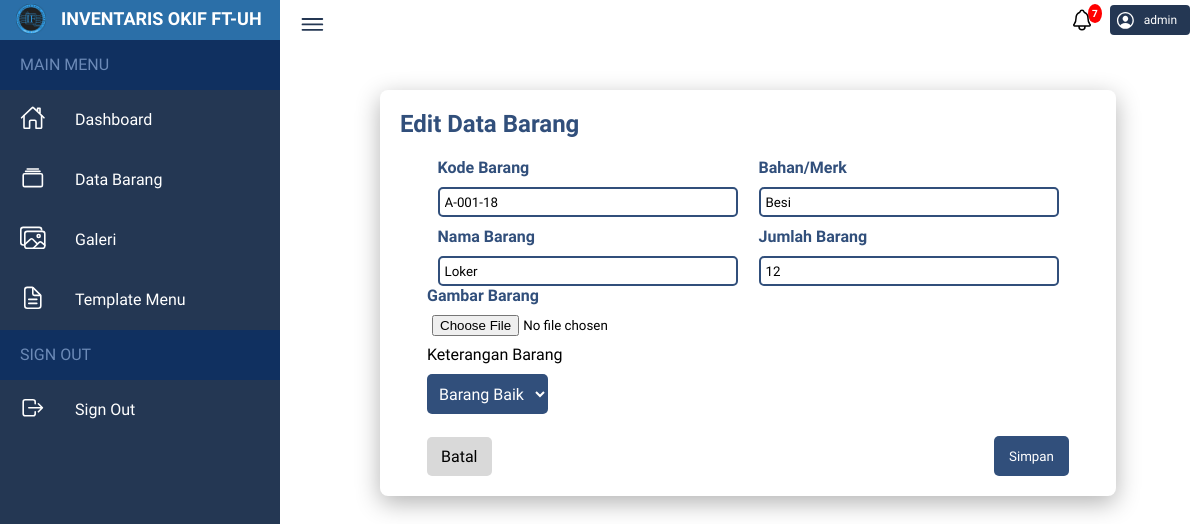
The page /Databarang/EditBarang/22 on the database its author committed.
### tables this page shows
CREATE TABLE `barang` (
  `id` int(11) NOT NULL,
  `kode` varchar(20) NOT NULL,
  `nama` varchar(50) NOT NULL,
  `bahan` varchar(50) NOT NULL,
  `jumlah` int(11) NOT NULL,
  `keterangan` varchar(40) NOT NULL,
  `gambar` varchar(100) NOT NULL
);

### application/controllers/Databarang.php (called while the page is built, shortened)
<?php
class Databarang extends CI_Controller {
	public function __construct()
	{
		$this->load->model('BarangModel');
	}
	public function editbarang($id)
	{
		$data['title'] = 'EDIT BARANG';
        $data['id'] = $id;
		$data['databarang'] = $this->BarangModel->get_ById($id);
		$this->load->helper('url');
        $this->load->view('templates/header', $data);
        $this->load->view('templates/sidetopbar');
		$this->load->view('databarang/editbarang', $data);
        $this->load->view('templates/footer');
	}
}

### index.php (called while the page is built, shortened)
<?php
require_once BASEPATH.'core/CodeIgniter.php';

### application/models/BarangModel.php (called while the page is built, shortened)
<?php
class BarangModel extends CI_Model
{
    private $table = 'barang';
    public function get_ById($id)
    {
        return $this->db->get_where($this->table, ["id" => $id])->row();
    }
}

### application/views/databarang/editbarang.php (the view, shortened to what this page needs)
    <div class="edititem__card">
        <div class="edititem__title">Edit Data Barang</div>
            <div class="input__wrapper">
                <?= form_open_multipart("Databarang/update/$databarang->id") ; ?>
                    <div class="form__input--row">
                        <div class="form__input--row1">
                            <div class="form__input">
                                <label for="text">Kode Barang</label>
                                <input type="text" name="kode" id="text" placeholder="Masukkan Kode Barang..." value="<?= $databarang->kode; ?>">
                            </div>
                            <div class="form__input">
                                <label for="text">Nama Barang</label>
                                <input type="text" name="nama" id="text" placeholder="Masukkan Nama Barang..." value="<?= $databarang->nama; ?>">
                            </div>
                        </div>
                        <div class="form__input--row2">
                            <div class="form__input">
                                <label for="text">Bahan/Merk</label>
                                <input type="text" name="bahan" id="text" placeholder="Masukkan Bahan/Merk..." value="<?= $databarang->bahan; ?>">
                            </div>
                            <div class="form__input">
                                <label for="text">Jumlah Barang</label>
                                <input type="text" name="jumlah" id="text" placeholder="Masukkan Jumlah Barang..." value="<?= $databarang->jumlah; ?>">
                            </div>
                        </div>
                    </div>
                    <div class="form__input--upload">
                        <label for="file">Gambar Barang </label>
                        <input type="file" name="gambar" id="file">
                    </div>
                    <div class="form__dropdown__wrapper">
                        <div class="form__dropdown__title">
                            Keterangan Barang
                        </div>
                        <div class="form__input--dropdowncust">
                            <select id="myDropdown" class="form__input--dropbtn" value="<?= $databarang->keterangan; ?>" name="keterangan">
                            <?php if ($databarang->keterangan == 'Baik') : ?>
                                <option value="Baik" selected>Barang Baik</option>
                                <?php else : ?>
                                    <option value="Baik">Barang Baik</option>
                            <?php endif; ?>
                            </select>
                        </div>
                    </div>
                    <div class="item__addoption">
                        <a href="<?= base_url(); ?>Databarang">
                            <span class="item__canceladd">Batal</span>
                        </a>
                        <button type="submit" name="submit" class="item__saveadd">
                            Simpan
                        </button>
                    </div>
                <?= form_close() ?>
            </div>
        </div>
    </div>
</div>

### Public/css/style.css (style rules this page uses)
html { scroll-behavior: smooth; }
* { font-family: 'Chakra Petch', sans-serif; padding: 0; margin: 0; box-sizing: border-box; }
:root { --regular: #243753; --blue: #31A7FE; --darkblue: #103060; --lightblue: #6C8AB7; --white: #fff; --hoverblue: #314F7B; --fontblue: #6C8AB7; --black: #000; --baik: #46E6FC; --iconbaik: #017A8A; --krgbaik: #44FF40; --iconkrgbaik: #058A02; --rusak: #FFD335; --iconrusak: #8A6C01; --hilang: #FF2525; --iconhilang: #8E0101; --barang: #316CE0; --iconbarang: #002F89; }
body { min-height: 100vh; overflow-x: hidden; }
.edititem__card { display: flex; flex-direction: column; background-color: var(--white); width: 80%; min-height: 400px; box-shadow: 0 7px 25px rgba(0,0,0,0.30); border-radius: 8px; margin-top: 90px; margin-left: 100px; margin-bottom: 40px }
.edititem__title { font-size: 1.5em; font-weight: 800; display: flex; margin-top: 20px; margin-left: 20px; text-decoration: none; color: var(--hoverblue); }
.item__addoption { display: flex; justify-content: space-between; width: 100%; margin-top: 22px; align-items: center; }
.item__addoption a { text-decoration: none; }
.item__canceladd { background: #d9d9d9; padding: 10px 14px; width: 60px; height: 55px; border-radius: 5px; cursor: pointer; color: var(--black); }
.item__saveadd { background: var(--hoverblue); padding: 5px 12px; width: 75px; height: 40px; border-radius: 5px; border: 0px; cursor: pointer; color: var(--white) }
.input__wrapper { margin: 20px 47px; display: flex; flex-direction: column; gap: 20px; }
.form__input--row { display: flex; flex-direction: row; justify-content: space-around; }
.form__input--row1 { display: flex; flex-direction: column; gap: 10px; }
.form__input--row2 { display: flex; flex-direction: column; gap: 10px; }
.form__input { display: flex; flex-direction: column; width: 50%; gap: 10px; }
.form__input label { font-weight: 800; color: var(--hoverblue); }
.form__input input { width: 300px; height: 30px; padding-left: 5px; border: 2px solid var(--hoverblue); border-radius: 5px; }
.form__input--upload { display: flex; flex-direction: column; width: 50%; gap: 10px; }
.form__input--upload label { font-weight: 800; color: var(--hoverblue); }
.form__input--upload input { height: 30px; padding-left: 5px; }
.form__input--dropbtn { background-color: var(--hoverblue); color: var(--white); padding: 8px; font-size: 16px; border: none; cursor: pointer; border-radius: 5px; height: 40px; margin-top: -10px; }
.form__input--dropdowncust { position: relative; display: inline-block; }
.form__dropdown__title { margin-bottom: 20px; }

### rows shown on the page
barang: kode "A-001-18", nama "Loker", bahan "Besi", jumlah "12", keterangan "Barang Baik"
